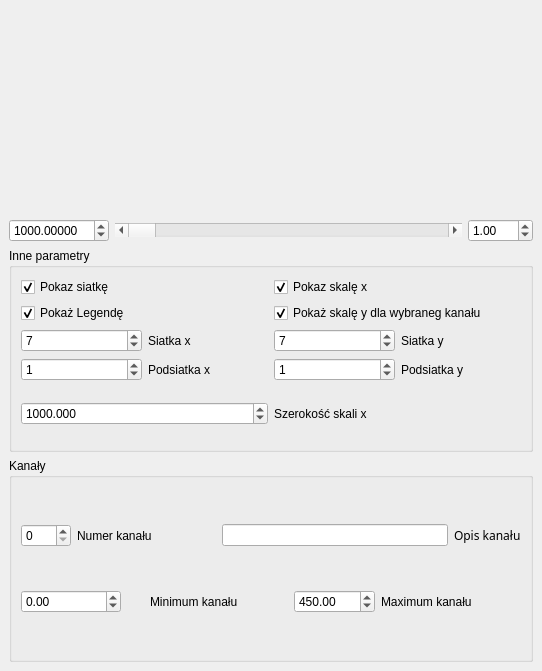
<ui version="4.0" >
 <author></author>
 <comment></comment>
 <exportmacro></exportmacro>
 <class>Form</class>
 <widget class="QWidget" name="Form" >
  <property name="geometry" >
   <rect>
    <x>0</x>
    <y>0</y>
    <width>542</width>
    <height>671</height>
   </rect>
  </property>
  <property name="maximumSize" >
   <size>
    <width>16777215</width>
    <height>16777215</height>
   </size>
  </property>
  <property name="windowTitle" >
   <string>Form</string>
  </property>
  <layout class="QGridLayout" >
   <property name="margin" >
    <number>9</number>
   </property>
   <property name="spacing" >
    <number>6</number>
   </property>
   <item row="3" column="0" colspan="3" >
    <widget class="QGroupBox" name="groupBox_2" >
     <property name="sizePolicy" >
      <sizepolicy>
       <hsizetype>1</hsizetype>
       <vsizetype>5</vsizetype>
       <horstretch>0</horstretch>
       <verstretch>0</verstretch>
      </sizepolicy>
     </property>
     <property name="minimumSize" >
      <size>
       <width>0</width>
       <height>0</height>
      </size>
     </property>
     <property name="title" >
      <string>Kanały</string>
     </property>
     <layout class="QGridLayout" >
      <property name="margin" >
       <number>9</number>
      </property>
      <property name="spacing" >
       <number>6</number>
      </property>
      <item row="0" column="6" >
       <widget class="QLabel" name="label_6" >
        <property name="text" >
         <string>&lt;html>&lt;head>&lt;meta name="qrichtext" content="1" />&lt;/head>&lt;body style=" white-space: pre-wrap; font-family:Sans Serif; font-size:9pt; font-weight:400; font-style:normal; text-decoration:none;">&lt;p style=" margin-top:0px; margin-bottom:0px; margin-left:0px; margin-right:0px; -qt-block-indent:0; text-indent:0px;">Opis kanału&lt;/p>&lt;/body>&lt;/html></string>
        </property>
       </widget>
      </item>
      <item row="0" column="3" colspan="3" >
       <widget class="QLineEdit" name="lineEdit" />
      </item>
      <item row="0" column="1" colspan="2" >
       <widget class="QLabel" name="label_5" >
        <property name="text" >
         <string>Numer kanału</string>
        </property>
       </widget>
      </item>
      <item row="0" column="0" >
       <widget class="QSpinBox" name="spinBox_5" >
        <property name="maximumSize" >
         <size>
          <width>50</width>
          <height>16777215</height>
         </size>
        </property>
       </widget>
      </item>
      <item row="1" column="5" colspan="2" >
       <widget class="QLabel" name="label_8" >
        <property name="text" >
         <string>Maximum kanału</string>
        </property>
       </widget>
      </item>
      <item row="1" column="2" colspan="2" >
       <widget class="QLabel" name="label_7" >
        <property name="text" >
         <string>Minimum kanału</string>
        </property>
       </widget>
      </item>
      <item row="1" column="0" colspan="2" >
       <widget class="QDoubleSpinBox" name="doubleSpinBox_2" >
        <property name="maximumSize" >
         <size>
          <width>100</width>
          <height>16777215</height>
         </size>
        </property>
        <property name="maximum" >
         <double>10000</double>
        </property>
        <property name="minimum" >
         <double>-10000</double>
        </property>
        <property name="singleStep" >
         <double>10</double>
        </property>
       </widget>
      </item>
      <item row="1" column="4" >
       <widget class="QDoubleSpinBox" name="doubleSpinBox_3" >
        <property name="maximumSize" >
         <size>
          <width>100</width>
          <height>16777215</height>
         </size>
        </property>
        <property name="maximum" >
         <double>10000</double>
        </property>
        <property name="minimum" >
         <double>-10000</double>
        </property>
        <property name="singleStep" >
         <double>10</double>
        </property>
        <property name="value" >
         <double>450</double>
        </property>
       </widget>
      </item>
     </layout>
    </widget>
   </item>
   <item row="1" column="0" >
    <widget class="QDoubleSpinBox" name="doubleSpinBox_5" >
     <property name="maximumSize" >
      <size>
       <width>100</width>
       <height>16777215</height>
      </size>
     </property>
     <property name="decimals" >
      <number>5</number>
     </property>
     <property name="maximum" >
      <double>10000</double>
     </property>
     <property name="minimum" >
      <double>-100</double>
     </property>
     <property name="singleStep" >
      <double>0.001</double>
     </property>
     <property name="value" >
      <double>1000</double>
     </property>
    </widget>
   </item>
   <item row="1" column="1" >
    <widget class="QScrollBar" name="horizontalScrollBar" >
     <property name="maximum" >
      <number>1000</number>
     </property>
     <property name="orientation" >
      <enum>Qt::Horizontal</enum>
     </property>
    </widget>
   </item>
   <item row="1" column="2" >
    <widget class="QDoubleSpinBox" name="doubleSpinBox" >
     <property name="maximumSize" >
      <size>
       <width>65</width>
       <height>16777215</height>
      </size>
     </property>
     <property name="minimum" >
      <double>0.05</double>
     </property>
     <property name="singleStep" >
      <double>0.05</double>
     </property>
     <property name="value" >
      <double>1</double>
     </property>
    </widget>
   </item>
   <item row="0" column="0" colspan="3" >
    <widget class="Chart" name="Chart" >
     <property name="toolTip" >
      <string>To jest program testowy do testowania 
komponentu wykresów. Pozwala wychwycić 
błędy interfejsu programistycznego. 

Uwaga: Właściwości kanałów nie są uaktualniane
podczas zmiany jego numeru. 
Zmiana właściwości kanału jest wykonywana 
dla wybranego kanału danych.</string>
     </property>
     <property name="whatsThis" >
      <string>The chart draws time diagrams</string>
     </property>
     <property name="channel" >
      <number>0</number>
     </property>
    </widget>
   </item>
   <item row="2" column="0" colspan="3" >
    <widget class="QGroupBox" name="groupBox" >
     <property name="title" >
      <string>Inne parametry</string>
     </property>
     <layout class="QGridLayout" >
      <property name="margin" >
       <number>9</number>
      </property>
      <property name="spacing" >
       <number>6</number>
      </property>
      <item row="4" column="0" colspan="4" >
       <layout class="QHBoxLayout" >
        <property name="margin" >
         <number>0</number>
        </property>
        <property name="spacing" >
         <number>6</number>
        </property>
        <item>
         <widget class="QDoubleSpinBox" name="doubleSpinBox_4" >
          <property name="decimals" >
           <number>3</number>
          </property>
          <property name="maximum" >
           <double>10000</double>
          </property>
          <property name="value" >
           <double>1000</double>
          </property>
         </widget>
        </item>
        <item>
         <widget class="QLabel" name="label_9" >
          <property name="text" >
           <string>Szerokość skali x</string>
          </property>
         </widget>
        </item>
       </layout>
      </item>
      <item row="0" column="0" colspan="2" >
       <widget class="QCheckBox" name="checkBox" >
        <property name="text" >
         <string>Pokaz siatkę </string>
        </property>
        <property name="checked" >
         <bool>true</bool>
        </property>
       </widget>
      </item>
      <item row="0" column="2" colspan="2" >
       <widget class="QCheckBox" name="checkBox_3" >
        <property name="text" >
         <string>Pokaz skalę x</string>
        </property>
        <property name="checked" >
         <bool>true</bool>
        </property>
       </widget>
      </item>
      <item row="1" column="2" colspan="2" >
       <widget class="QCheckBox" name="checkBox_4" >
        <property name="text" >
         <string>Pokaż skalę y dla wybraneg kanału</string>
        </property>
        <property name="checked" >
         <bool>true</bool>
        </property>
       </widget>
      </item>
      <item row="2" column="0" >
       <widget class="QSpinBox" name="spinBox" >
        <property name="minimum" >
         <number>1</number>
        </property>
        <property name="value" >
         <number>7</number>
        </property>
       </widget>
      </item>
      <item row="3" column="0" >
       <widget class="QSpinBox" name="spinBox_2" >
        <property name="value" >
         <number>1</number>
        </property>
       </widget>
      </item>
      <item row="2" column="1" >
       <widget class="QLabel" name="label" >
        <property name="text" >
         <string>Siatka x</string>
        </property>
        <property name="buddy" >
         <cstring>spinBox</cstring>
        </property>
       </widget>
      </item>
      <item row="3" column="1" >
       <widget class="QLabel" name="label_2" >
        <property name="text" >
         <string>Podsiatka x</string>
        </property>
        <property name="buddy" >
         <cstring>spinBox_2</cstring>
        </property>
       </widget>
      </item>
      <item row="2" column="2" >
       <widget class="QSpinBox" name="spinBox_3" >
        <property name="minimum" >
         <number>1</number>
        </property>
        <property name="value" >
         <number>7</number>
        </property>
       </widget>
      </item>
      <item row="2" column="3" >
       <widget class="QLabel" name="label_3" >
        <property name="text" >
         <string>Siatka y</string>
        </property>
        <property name="buddy" >
         <cstring>spinBox_3</cstring>
        </property>
       </widget>
      </item>
      <item row="3" column="2" >
       <widget class="QSpinBox" name="spinBox_4" >
        <property name="value" >
         <number>1</number>
        </property>
       </widget>
      </item>
      <item row="3" column="3" >
       <widget class="QLabel" name="label_4" >
        <property name="text" >
         <string>Podsiatka y</string>
        </property>
        <property name="buddy" >
         <cstring>spinBox_4</cstring>
        </property>
       </widget>
      </item>
      <item row="1" column="0" colspan="2" >
       <widget class="QCheckBox" name="checkBox_2" >
        <property name="text" >
         <string>Pokaż Legendę</string>
        </property>
        <property name="checked" >
         <bool>true</bool>
        </property>
       </widget>
      </item>
     </layout>
    </widget>
   </item>
  </layout>
 </widget>
 <pixmapfunction></pixmapfunction>
 <customwidgets>
  <customwidget>
   <class>Chart</class>
   <extends></extends>
   <header>chart.h</header>
   <container>0</container>
   <pixmap></pixmap>
  </customwidget>
 </customwidgets>
 <resources/>
 <connections>
  <connection>
   <sender>horizontalScrollBar</sender>
   <signal>valueChanged(int)</signal>
   <receiver>Chart</receiver>
   <slot>setPosition(int)</slot>
   <hints>
    <hint type="sourcelabel" >
     <x>298</x>
     <y>254</y>
    </hint>
    <hint type="destinationlabel" >
     <x>194</x>
     <y>180</y>
    </hint>
   </hints>
  </connection>
  <connection>
   <sender>checkBox_3</sender>
   <signal>toggled(bool)</signal>
   <receiver>Chart</receiver>
   <slot>setShowScale(bool)</slot>
   <hints>
    <hint type="sourcelabel" >
     <x>427</x>
     <y>314</y>
    </hint>
    <hint type="destinationlabel" >
     <x>438</x>
     <y>180</y>
    </hint>
   </hints>
  </connection>
  <connection>
   <sender>spinBox</sender>
   <signal>valueChanged(int)</signal>
   <receiver>Chart</receiver>
   <slot>setXMesh(int)</slot>
   <hints>
    <hint type="sourcelabel" >
     <x>97</x>
     <y>370</y>
    </hint>
    <hint type="destinationlabel" >
     <x>142</x>
     <y>180</y>
    </hint>
   </hints>
  </connection>
  <connection>
   <sender>spinBox_2</sender>
   <signal>valueChanged(int)</signal>
   <receiver>Chart</receiver>
   <slot>setXSubMesh(int)</slot>
   <hints>
    <hint type="sourcelabel" >
     <x>97</x>
     <y>399</y>
    </hint>
    <hint type="destinationlabel" >
     <x>154</x>
     <y>90</y>
    </hint>
   </hints>
  </connection>
  <connection>
   <sender>spinBox_3</sender>
   <signal>valueChanged(int)</signal>
   <receiver>Chart</receiver>
   <slot>setYMesh(int)</slot>
   <hints>
    <hint type="sourcelabel" >
     <x>304</x>
     <y>370</y>
    </hint>
    <hint type="destinationlabel" >
     <x>374</x>
     <y>162</y>
    </hint>
   </hints>
  </connection>
  <connection>
   <sender>spinBox_4</sender>
   <signal>valueChanged(int)</signal>
   <receiver>Chart</receiver>
   <slot>setYSubMesh(int)</slot>
   <hints>
    <hint type="sourcelabel" >
     <x>304</x>
     <y>399</y>
    </hint>
    <hint type="destinationlabel" >
     <x>213</x>
     <y>113</y>
    </hint>
   </hints>
  </connection>
  <connection>
   <sender>checkBox_4</sender>
   <signal>toggled(bool)</signal>
   <receiver>Chart</receiver>
   <slot>setChannelShowScale(bool)</slot>
   <hints>
    <hint type="sourcelabel" >
     <x>427</x>
     <y>342</y>
    </hint>
    <hint type="destinationlabel" >
     <x>418</x>
     <y>180</y>
    </hint>
   </hints>
  </connection>
  <connection>
   <sender>checkBox</sender>
   <signal>toggled(bool)</signal>
   <receiver>Chart</receiver>
   <slot>setShowGrid(bool)</slot>
   <hints>
    <hint type="sourcelabel" >
     <x>180</x>
     <y>314</y>
    </hint>
    <hint type="destinationlabel" >
     <x>259</x>
     <y>180</y>
    </hint>
   </hints>
  </connection>
  <connection>
   <sender>doubleSpinBox</sender>
   <signal>valueChanged(double)</signal>
   <receiver>Chart</receiver>
   <slot>setZoom(double)</slot>
   <hints>
    <hint type="sourcelabel" >
     <x>438</x>
     <y>257</y>
    </hint>
    <hint type="destinationlabel" >
     <x>438</x>
     <y>172</y>
    </hint>
   </hints>
  </connection>
  <connection>
   <sender>checkBox_2</sender>
   <signal>toggled(bool)</signal>
   <receiver>Chart</receiver>
   <slot>setShowLegend(bool)</slot>
   <hints>
    <hint type="sourcelabel" >
     <x>40</x>
     <y>342</y>
    </hint>
    <hint type="destinationlabel" >
     <x>24</x>
     <y>180</y>
    </hint>
   </hints>
  </connection>
  <connection>
   <sender>spinBox_5</sender>
   <signal>valueChanged(int)</signal>
   <receiver>Chart</receiver>
   <slot>setChannel(int)</slot>
   <hints>
    <hint type="sourcelabel" >
     <x>61</x>
     <y>743</y>
    </hint>
    <hint type="destinationlabel" >
     <x>96</x>
     <y>180</y>
    </hint>
   </hints>
  </connection>
  <connection>
   <sender>lineEdit</sender>
   <signal>textChanged(QString)</signal>
   <receiver>Chart</receiver>
   <slot>setChannelName(QString)</slot>
   <hints>
    <hint type="sourcelabel" >
     <x>336</x>
     <y>743</y>
    </hint>
    <hint type="destinationlabel" >
     <x>341</x>
     <y>180</y>
    </hint>
   </hints>
  </connection>
  <connection>
   <sender>doubleSpinBox_2</sender>
   <signal>valueChanged(double)</signal>
   <receiver>Chart</receiver>
   <slot>setChannelMinimum(double)</slot>
   <hints>
    <hint type="sourcelabel" >
     <x>46</x>
     <y>772</y>
    </hint>
    <hint type="destinationlabel" >
     <x>55</x>
     <y>180</y>
    </hint>
   </hints>
  </connection>
  <connection>
   <sender>doubleSpinBox_3</sender>
   <signal>valueChanged(double)</signal>
   <receiver>Chart</receiver>
   <slot>setChannelMaximum(double)</slot>
   <hints>
    <hint type="sourcelabel" >
     <x>314</x>
     <y>773</y>
    </hint>
    <hint type="destinationlabel" >
     <x>300</x>
     <y>180</y>
    </hint>
   </hints>
  </connection>
  <connection>
   <sender>doubleSpinBox_4</sender>
   <signal>valueChanged(double)</signal>
   <receiver>Chart</receiver>
   <slot>setSize(double)</slot>
   <hints>
    <hint type="sourcelabel" >
     <x>87</x>
     <y>429</y>
    </hint>
    <hint type="destinationlabel" >
     <x>121</x>
     <y>180</y>
    </hint>
   </hints>
  </connection>
  <connection>
   <sender>doubleSpinBox_5</sender>
   <signal>valueChanged(double)</signal>
   <receiver>Chart</receiver>
   <slot>setPosition(double)</slot>
   <hints>
    <hint type="sourcelabel" >
     <x>83</x>
     <y>257</y>
    </hint>
    <hint type="destinationlabel" >
     <x>80</x>
     <y>180</y>
    </hint>
   </hints>
  </connection>
 </connections>
</ui>
